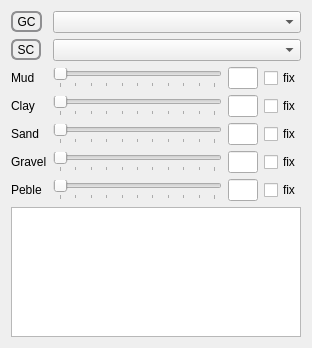
           <widget class="QWidget" name="scrollAreaWidgetContents">
            <property name="geometry">
             <rect>
              <x>0</x>
              <y>0</y>
              <width>312</width>
              <height>348</height>
             </rect>
            </property>
            <layout class="QVBoxLayout" name="verticalLayout_3">
             <item>
              <layout class="QGridLayout" name="gridLayout_2">
               <item row="8" column="4">
                <widget class="QCheckBox" name="fixpeble">
                 <property name="text">
                  <string>fix</string>
                 </property>
                </widget>
               </item>
               <item row="6" column="1">
                <widget class="QLabel" name="label_19">
                 <property name="text">
                  <string>Sand</string>
                 </property>
                </widget>
               </item>
               <item row="7" column="2">
                <widget class="QSlider" name="GravelSlider">
                 <property name="maximum">
                  <number>100</number>
                 </property>
                 <property name="orientation">
                  <enum>Qt::Horizontal</enum>
                 </property>
                 <property name="tickPosition">
                  <enum>QSlider::TicksBelow</enum>
                 </property>
                </widget>
               </item>
               <item row="6" column="2">
                <widget class="QSlider" name="SandSlider">
                 <property name="maximum">
                  <number>100</number>
                 </property>
                 <property name="orientation">
                  <enum>Qt::Horizontal</enum>
                 </property>
                 <property name="tickPosition">
                  <enum>QSlider::TicksBelow</enum>
                 </property>
                </widget>
               </item>
               <item row="8" column="1">
                <widget class="QLabel" name="label_21">
                 <property name="text">
                  <string>Peble</string>
                 </property>
                </widget>
               </item>
               <item row="3" column="1">
                <widget class="QLabel" name="label_17">
                 <property name="text">
                  <string>Mud</string>
                 </property>
                </widget>
               </item>
               <item row="2" column="1">
                <widget class="QToolButton" name="subdtatecomponent">
                 <property name="styleSheet">
                  <string notr="true">QToolButton { /* all types of tool button */
     border: 2px solid #8f8f91;
     border-radius: 6px;
     background-color: qlineargradient(x1: 0, y1: 0, x2: 0, y2: 1,
                                       stop: 0 #f6f7fa, stop: 1 #dadbde);
 }

 QToolButton[popupMode=&quot;1&quot;] { /* only for MenuButtonPopup */
     padding-right: 20px; /* make way for the popup button */
 }

 QToolButton:pressed {
     background-color: qlineargradient(x1: 0, y1: 0, x2: 0, y2: 1,
                                       stop: 0 #dadbde, stop: 1 #f6f7fa);
 }

 QToolButton:checked {
     background-color: qlineargradient(x1: 0, y1: 0, x2: 0, y2: 1,
                                       stop: 0 white, stop: 1 blue);
 }

 /* the subcontrols below are used only in the MenuButtonPopup mode */
 QToolButton::menu-button {
     border: 2px solid gray;
     border-top-right-radius: 6px;
     border-bottom-right-radius: 6px;
     /* 16px width + 4px for border = 20px allocated above */
     width: 16px;
 }

 QToolButton::menu-arrow {
     image: url(downarrow.png);
 }

 QToolButton::menu-arrow:open {
     top: 1px; left: 1px; /* shift it a bit */
 }</string>
                 </property>
                 <property name="text">
                  <string>SC</string>
                 </property>
                </widget>
               </item>
               <item row="1" column="1">
                <widget class="QToolButton" name="geoformcomponent">
                 <property name="styleSheet">
                  <string notr="true">QToolButton { /* all types of tool button */
     border: 2px solid #8f8f91;
     border-radius: 6px;
     background-color: qlineargradient(x1: 0, y1: 0, x2: 0, y2: 1,
                                       stop: 0 #f6f7fa, stop: 1 #dadbde);
 }

 QToolButton[popupMode=&quot;1&quot;] { /* only for MenuButtonPopup */
     padding-right: 20px; /* make way for the popup button */
 }

 QToolButton:pressed {
     background-color: qlineargradient(x1: 0, y1: 0, x2: 0, y2: 1,
                                       stop: 0 #dadbde, stop: 1 #f6f7fa);
 }

 QToolButton:checked {
     background-color: qlineargradient(x1: 0, y1: 0, x2: 0, y2: 1,
                                       stop: 0 white, stop: 1 blue);
 }

 /* the subcontrols below are used only in the MenuButtonPopup mode */
 QToolButton::menu-button {
     border: 2px solid gray;
     border-top-right-radius: 6px;
     border-bottom-right-radius: 6px;
     /* 16px width + 4px for border = 20px allocated above */
     width: 16px;
 }

 QToolButton::menu-arrow {
     image: url(downarrow.png);
 }

 QToolButton::menu-arrow:open {
     top: 1px; left: 1px; /* shift it a bit */
 }</string>
                 </property>
                 <property name="text">
                  <string>GC</string>
                 </property>
                </widget>
               </item>
               <item row="9" column="1" colspan="4">
                <widget class="QTextEdit" name="notes"/>
               </item>
               <item row="5" column="1">
                <widget class="QLabel" name="label_18">
                 <property name="text">
                  <string>Clay</string>
                 </property>
                </widget>
               </item>
               <item row="5" column="4">
                <widget class="QCheckBox" name="fixclay">
                 <property name="text">
                  <string>fix</string>
                 </property>
                </widget>
               </item>
               <item row="5" column="2">
                <widget class="QSlider" name="ClaySlider">
                 <property name="maximum">
                  <number>100</number>
                 </property>
                 <property name="orientation">
                  <enum>Qt::Horizontal</enum>
                 </property>
                 <property name="tickPosition">
                  <enum>QSlider::TicksBelow</enum>
                 </property>
                </widget>
               </item>
               <item row="3" column="2">
                <widget class="QSlider" name="MudSlider">
                 <property name="maximum">
                  <number>100</number>
                 </property>
                 <property name="orientation">
                  <enum>Qt::Horizontal</enum>
                 </property>
                 <property name="tickPosition">
                  <enum>QSlider::TicksBelow</enum>
                 </property>
                 <property name="tickInterval">
                  <number>10</number>
                 </property>
                </widget>
               </item>
               <item row="2" column="2" colspan="3">
                <widget class="QComboBox" name="substratelist">
                 <item>
                  <property name="text">
                   <string/>
                  </property>
                 </item>
                 <item>
                  <property name="text">
                   <string>1</string>
                  </property>
                 </item>
                 <item>
                  <property name="text">
                   <string>2</string>
                  </property>
                 </item>
                 <item>
                  <property name="text">
                   <string>3</string>
                  </property>
                 </item>
                 <item>
                  <property name="text">
                   <string>4</string>
                  </property>
                 </item>
                 <item>
                  <property name="text">
                   <string>5</string>
                  </property>
                 </item>
                 <item>
                  <property name="text">
                   <string>6</string>
                  </property>
                 </item>
                </widget>
               </item>
               <item row="7" column="1">
                <widget class="QLabel" name="label_20">
                 <property name="text">
                  <string>Gravel</string>
                 </property>
                </widget>
               </item>
               <item row="3" column="4">
                <widget class="QCheckBox" name="fixmud">
                 <property name="text">
                  <string>fix</string>
                 </property>
                </widget>
               </item>
               <item row="1" column="2" colspan="3">
                <widget class="QComboBox" name="geoformlist">
                 <item>
                  <property name="text">
                   <string/>
                  </property>
                 </item>
                 <item>
                  <property name="text">
                   <string>1</string>
                  </property>
                 </item>
                 <item>
                  <property name="text">
                   <string>2</string>
                  </property>
                 </item>
                 <item>
                  <property name="text">
                   <string>3</string>
                  </property>
                 </item>
                 <item>
                  <property name="text">
                   <string>4</string>
                  </property>
                 </item>
                 <item>
                  <property name="text">
                   <string>5</string>
                  </property>
                 </item>
                 <item>
                  <property name="text">
                   <string>6</string>
                  </property>
                 </item>
                </widget>
               </item>
               <item row="8" column="2">
                <widget class="QSlider" name="PebleSlider">
                 <property name="maximum">
                  <number>100</number>
                 </property>
                 <property name="orientation">
                  <enum>Qt::Horizontal</enum>
                 </property>
                 <property name="tickPosition">
                  <enum>QSlider::TicksBelow</enum>
                 </property>
                </widget>
               </item>
               <item row="7" column="4">
                <widget class="QCheckBox" name="fixgravel">
                 <property name="text">
                  <string>fix</string>
                 </property>
                </widget>
               </item>
               <item row="6" column="4">
                <widget class="QCheckBox" name="fixsand">
                 <property name="text">
                  <string>fix</string>
                 </property>
                </widget>
               </item>
               <item row="3" column="3">
                <widget class="QLineEdit" name="mud">
                 <property name="sizePolicy">
                  <sizepolicy hsizetype="Fixed" vsizetype="Fixed">
                   <horstretch>0</horstretch>
                   <verstretch>0</verstretch>
                  </sizepolicy>
                 </property>
                 <property name="maximumSize">
                  <size>
                   <width>30</width>
                   <height>16777215</height>
                  </size>
                 </property>
                </widget>
               </item>
               <item row="5" column="3">
                <widget class="QLineEdit" name="clay">
                 <property name="sizePolicy">
                  <sizepolicy hsizetype="Fixed" vsizetype="Fixed">
                   <horstretch>0</horstretch>
                   <verstretch>0</verstretch>
                  </sizepolicy>
                 </property>
                 <property name="maximumSize">
                  <size>
                   <width>30</width>
                   <height>16777215</height>
                  </size>
                 </property>
                </widget>
               </item>
               <item row="6" column="3">
                <widget class="QLineEdit" name="sand">
                 <property name="sizePolicy">
                  <sizepolicy hsizetype="Fixed" vsizetype="Fixed">
                   <horstretch>0</horstretch>
                   <verstretch>0</verstretch>
                  </sizepolicy>
                 </property>
                 <property name="maximumSize">
                  <size>
                   <width>30</width>
                   <height>16777215</height>
                  </size>
                 </property>
                </widget>
               </item>
               <item row="7" column="3">
                <widget class="QLineEdit" name="gravel">
                 <property name="sizePolicy">
                  <sizepolicy hsizetype="Fixed" vsizetype="Fixed">
                   <horstretch>0</horstretch>
                   <verstretch>0</verstretch>
                  </sizepolicy>
                 </property>
                 <property name="maximumSize">
                  <size>
                   <width>30</width>
                   <height>16777215</height>
                  </size>
                 </property>
                </widget>
               </item>
               <item row="8" column="3">
                <widget class="QLineEdit" name="peble">
                 <property name="sizePolicy">
                  <sizepolicy hsizetype="Fixed" vsizetype="Fixed">
                   <horstretch>0</horstretch>
                   <verstretch>0</verstretch>
                  </sizepolicy>
                 </property>
                 <property name="maximumSize">
                  <size>
                   <width>30</width>
                   <height>16777215</height>
                  </size>
                 </property>
                </widget>
               </item>
              </layout>
             </item>
            </layout>
           </widget>
